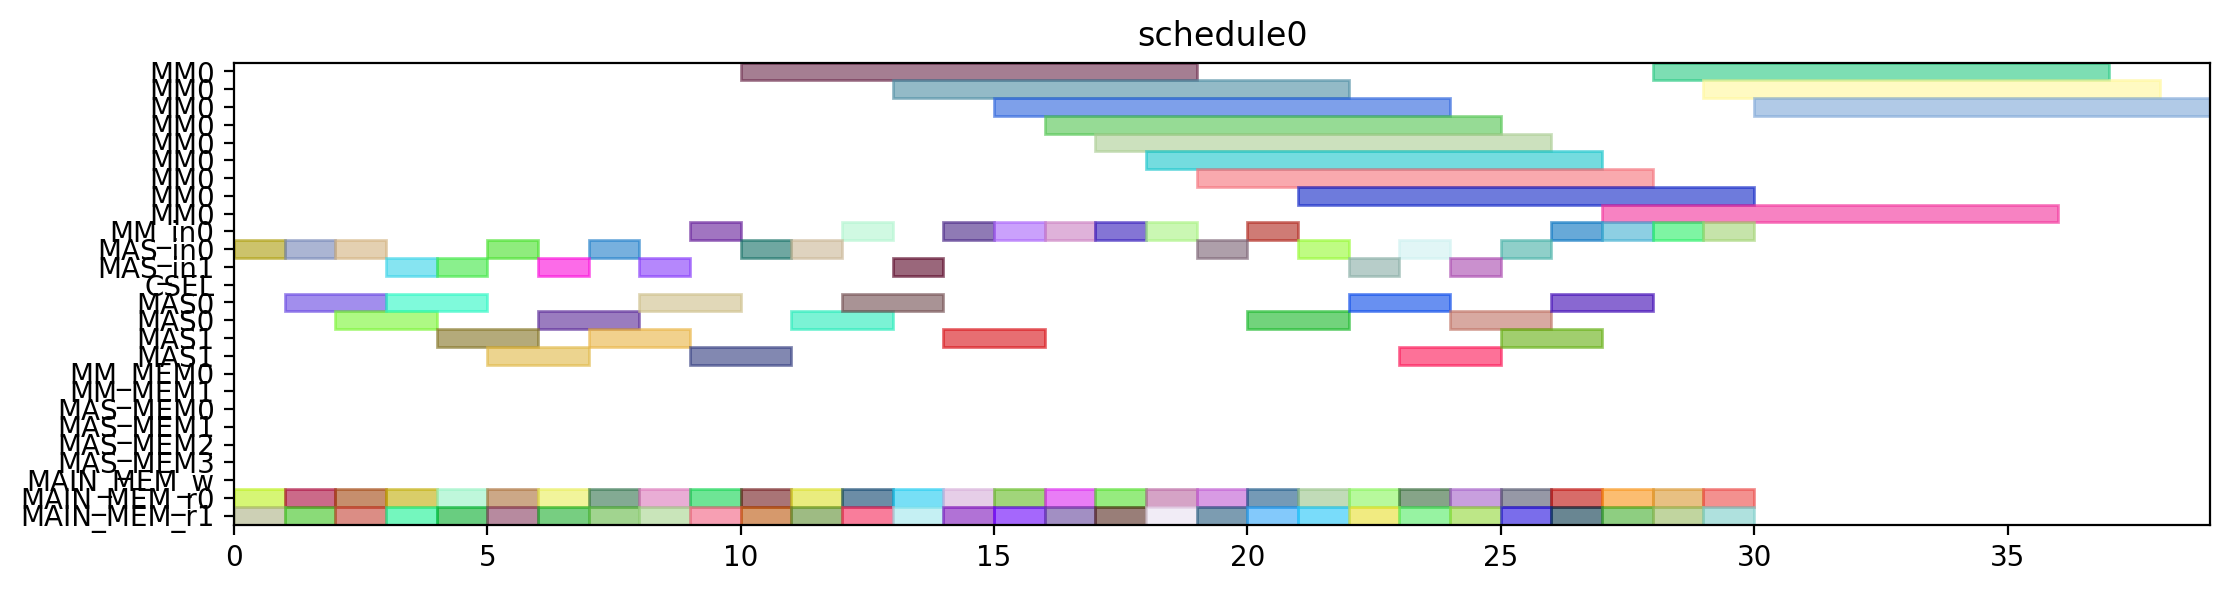

Reproduce this figure in Python.
from pyschedule import Scenario, solvers, plotters, alt


def solve():
	horizon = 120
	S = Scenario("schedule0", horizon=horizon)

	# resource
	MM = S.Resources('MM', num=1, size=9)
	MM_in = S.Resources('MM_in', num=1)
	MAS_in = S.Resources('MAS_in', num=2)
	CSEL = S.Resource('CSEL')
	MAS = S.Resources('MAS', num=2, size=2, periods=range(1, horizon))
	MM_MEM = S.Resources('MM_MEM', num=2)
	MAS_MEM = S.Resources('MAS_MEM', num=4)
	MAIN_MEM_w = S.Resource('MAIN_MEM_w', size=1)
	MAIN_MEM_r = S.Resources('MAIN_MEM_r', num=2)

	# result of previous scheduling

	# new tasks
	c_t0_t0_t0 = S.Task('c_t0_t0_t0', length=9, delay_cost=1)
	c_t0_t0_t0 += alt(MM)
	c_t0_t0_t0_in = S.Task('c_t0_t0_t0_in', length=1, delay_cost=1)
	c_t0_t0_t0_in += alt(MM_in)
	S += c_t0_t0_t0_in*MM_in[0]<=c_t0_t0_t0*MM[0]
	c_t0_t0_t0_mem0 = S.Task('c_t0_t0_t0_mem0', length=1, delay_cost=1)
	c_t0_t0_t0_mem0 += MAIN_MEM_r[0]
	S += c_t0_t0_t0_mem0 <= c_t0_t0_t0

	c_t0_t0_t0_mem1 = S.Task('c_t0_t0_t0_mem1', length=1, delay_cost=1)
	c_t0_t0_t0_mem1 += MAIN_MEM_r[1]
	S += c_t0_t0_t0_mem1 <= c_t0_t0_t0

	c_t0_t0_t1 = S.Task('c_t0_t0_t1', length=9, delay_cost=1)
	c_t0_t0_t1 += alt(MM)
	c_t0_t0_t1_in = S.Task('c_t0_t0_t1_in', length=1, delay_cost=1)
	c_t0_t0_t1_in += alt(MM_in)
	S += c_t0_t0_t1_in*MM_in[0]<=c_t0_t0_t1*MM[0]
	c_t0_t0_t1_mem0 = S.Task('c_t0_t0_t1_mem0', length=1, delay_cost=1)
	c_t0_t0_t1_mem0 += MAIN_MEM_r[0]
	S += c_t0_t0_t1_mem0 <= c_t0_t0_t1

	c_t0_t0_t1_mem1 = S.Task('c_t0_t0_t1_mem1', length=1, delay_cost=1)
	c_t0_t0_t1_mem1 += MAIN_MEM_r[1]
	S += c_t0_t0_t1_mem1 <= c_t0_t0_t1

	c_t0_t0_t2 = S.Task('c_t0_t0_t2', length=2, delay_cost=1)
	c_t0_t0_t2 += alt(MAS)
	c_t0_t0_t2_in = S.Task('c_t0_t0_t2_in', length=1, delay_cost=1)
	c_t0_t0_t2_in += alt(MAS_in)
	S += c_t0_t0_t2_in*MAS_in[0]<=c_t0_t0_t2*MAS[0]

	S += c_t0_t0_t2_in*MAS_in[1]<=c_t0_t0_t2*MAS[1]

	c_t0_t0_t2_mem0 = S.Task('c_t0_t0_t2_mem0', length=1, delay_cost=1)
	c_t0_t0_t2_mem0 += MAIN_MEM_r[0]
	S += c_t0_t0_t2_mem0 <= c_t0_t0_t2

	c_t0_t0_t2_mem1 = S.Task('c_t0_t0_t2_mem1', length=1, delay_cost=1)
	c_t0_t0_t2_mem1 += MAIN_MEM_r[1]
	S += c_t0_t0_t2_mem1 <= c_t0_t0_t2

	c_t0_t0_t3 = S.Task('c_t0_t0_t3', length=2, delay_cost=1)
	c_t0_t0_t3 += alt(MAS)
	c_t0_t0_t3_in = S.Task('c_t0_t0_t3_in', length=1, delay_cost=1)
	c_t0_t0_t3_in += alt(MAS_in)
	S += c_t0_t0_t3_in*MAS_in[0]<=c_t0_t0_t3*MAS[0]

	S += c_t0_t0_t3_in*MAS_in[1]<=c_t0_t0_t3*MAS[1]

	c_t0_t0_t3_mem0 = S.Task('c_t0_t0_t3_mem0', length=1, delay_cost=1)
	c_t0_t0_t3_mem0 += MAIN_MEM_r[0]
	S += c_t0_t0_t3_mem0 <= c_t0_t0_t3

	c_t0_t0_t3_mem1 = S.Task('c_t0_t0_t3_mem1', length=1, delay_cost=1)
	c_t0_t0_t3_mem1 += MAIN_MEM_r[1]
	S += c_t0_t0_t3_mem1 <= c_t0_t0_t3

	c_t0_t1_t0 = S.Task('c_t0_t1_t0', length=9, delay_cost=1)
	c_t0_t1_t0 += alt(MM)
	c_t0_t1_t0_in = S.Task('c_t0_t1_t0_in', length=1, delay_cost=1)
	c_t0_t1_t0_in += alt(MM_in)
	S += c_t0_t1_t0_in*MM_in[0]<=c_t0_t1_t0*MM[0]
	c_t0_t1_t0_mem0 = S.Task('c_t0_t1_t0_mem0', length=1, delay_cost=1)
	c_t0_t1_t0_mem0 += MAIN_MEM_r[0]
	S += c_t0_t1_t0_mem0 <= c_t0_t1_t0

	c_t0_t1_t0_mem1 = S.Task('c_t0_t1_t0_mem1', length=1, delay_cost=1)
	c_t0_t1_t0_mem1 += MAIN_MEM_r[1]
	S += c_t0_t1_t0_mem1 <= c_t0_t1_t0

	c_t0_t1_t1 = S.Task('c_t0_t1_t1', length=9, delay_cost=1)
	c_t0_t1_t1 += alt(MM)
	c_t0_t1_t1_in = S.Task('c_t0_t1_t1_in', length=1, delay_cost=1)
	c_t0_t1_t1_in += alt(MM_in)
	S += c_t0_t1_t1_in*MM_in[0]<=c_t0_t1_t1*MM[0]
	c_t0_t1_t1_mem0 = S.Task('c_t0_t1_t1_mem0', length=1, delay_cost=1)
	c_t0_t1_t1_mem0 += MAIN_MEM_r[0]
	S += c_t0_t1_t1_mem0 <= c_t0_t1_t1

	c_t0_t1_t1_mem1 = S.Task('c_t0_t1_t1_mem1', length=1, delay_cost=1)
	c_t0_t1_t1_mem1 += MAIN_MEM_r[1]
	S += c_t0_t1_t1_mem1 <= c_t0_t1_t1

	c_t0_t1_t2 = S.Task('c_t0_t1_t2', length=2, delay_cost=1)
	c_t0_t1_t2 += alt(MAS)
	c_t0_t1_t2_in = S.Task('c_t0_t1_t2_in', length=1, delay_cost=1)
	c_t0_t1_t2_in += alt(MAS_in)
	S += c_t0_t1_t2_in*MAS_in[0]<=c_t0_t1_t2*MAS[0]

	S += c_t0_t1_t2_in*MAS_in[1]<=c_t0_t1_t2*MAS[1]

	c_t0_t1_t2_mem0 = S.Task('c_t0_t1_t2_mem0', length=1, delay_cost=1)
	c_t0_t1_t2_mem0 += MAIN_MEM_r[0]
	S += c_t0_t1_t2_mem0 <= c_t0_t1_t2

	c_t0_t1_t2_mem1 = S.Task('c_t0_t1_t2_mem1', length=1, delay_cost=1)
	c_t0_t1_t2_mem1 += MAIN_MEM_r[1]
	S += c_t0_t1_t2_mem1 <= c_t0_t1_t2

	c_t0_t1_t3 = S.Task('c_t0_t1_t3', length=2, delay_cost=1)
	c_t0_t1_t3 += alt(MAS)
	c_t0_t1_t3_in = S.Task('c_t0_t1_t3_in', length=1, delay_cost=1)
	c_t0_t1_t3_in += alt(MAS_in)
	S += c_t0_t1_t3_in*MAS_in[0]<=c_t0_t1_t3*MAS[0]

	S += c_t0_t1_t3_in*MAS_in[1]<=c_t0_t1_t3*MAS[1]

	c_t0_t1_t3_mem0 = S.Task('c_t0_t1_t3_mem0', length=1, delay_cost=1)
	c_t0_t1_t3_mem0 += MAIN_MEM_r[0]
	S += c_t0_t1_t3_mem0 <= c_t0_t1_t3

	c_t0_t1_t3_mem1 = S.Task('c_t0_t1_t3_mem1', length=1, delay_cost=1)
	c_t0_t1_t3_mem1 += MAIN_MEM_r[1]
	S += c_t0_t1_t3_mem1 <= c_t0_t1_t3

	c_t0_t20 = S.Task('c_t0_t20', length=2, delay_cost=1)
	c_t0_t20 += alt(MAS)
	c_t0_t20_in = S.Task('c_t0_t20_in', length=1, delay_cost=1)
	c_t0_t20_in += alt(MAS_in)
	S += c_t0_t20_in*MAS_in[0]<=c_t0_t20*MAS[0]

	S += c_t0_t20_in*MAS_in[1]<=c_t0_t20*MAS[1]

	c_t0_t20_mem0 = S.Task('c_t0_t20_mem0', length=1, delay_cost=1)
	c_t0_t20_mem0 += MAIN_MEM_r[0]
	S += c_t0_t20_mem0 <= c_t0_t20

	c_t0_t20_mem1 = S.Task('c_t0_t20_mem1', length=1, delay_cost=1)
	c_t0_t20_mem1 += MAIN_MEM_r[1]
	S += c_t0_t20_mem1 <= c_t0_t20

	c_t0_t21 = S.Task('c_t0_t21', length=2, delay_cost=1)
	c_t0_t21 += alt(MAS)
	c_t0_t21_in = S.Task('c_t0_t21_in', length=1, delay_cost=1)
	c_t0_t21_in += alt(MAS_in)
	S += c_t0_t21_in*MAS_in[0]<=c_t0_t21*MAS[0]

	S += c_t0_t21_in*MAS_in[1]<=c_t0_t21*MAS[1]

	c_t0_t21_mem0 = S.Task('c_t0_t21_mem0', length=1, delay_cost=1)
	c_t0_t21_mem0 += MAIN_MEM_r[0]
	S += c_t0_t21_mem0 <= c_t0_t21

	c_t0_t21_mem1 = S.Task('c_t0_t21_mem1', length=1, delay_cost=1)
	c_t0_t21_mem1 += MAIN_MEM_r[1]
	S += c_t0_t21_mem1 <= c_t0_t21

	c_t0_t30 = S.Task('c_t0_t30', length=2, delay_cost=1)
	c_t0_t30 += alt(MAS)
	c_t0_t30_in = S.Task('c_t0_t30_in', length=1, delay_cost=1)
	c_t0_t30_in += alt(MAS_in)
	S += c_t0_t30_in*MAS_in[0]<=c_t0_t30*MAS[0]

	S += c_t0_t30_in*MAS_in[1]<=c_t0_t30*MAS[1]

	c_t0_t30_mem0 = S.Task('c_t0_t30_mem0', length=1, delay_cost=1)
	c_t0_t30_mem0 += MAIN_MEM_r[0]
	S += c_t0_t30_mem0 <= c_t0_t30

	c_t0_t30_mem1 = S.Task('c_t0_t30_mem1', length=1, delay_cost=1)
	c_t0_t30_mem1 += MAIN_MEM_r[1]
	S += c_t0_t30_mem1 <= c_t0_t30

	c_t0_t31 = S.Task('c_t0_t31', length=2, delay_cost=1)
	c_t0_t31 += alt(MAS)
	c_t0_t31_in = S.Task('c_t0_t31_in', length=1, delay_cost=1)
	c_t0_t31_in += alt(MAS_in)
	S += c_t0_t31_in*MAS_in[0]<=c_t0_t31*MAS[0]

	S += c_t0_t31_in*MAS_in[1]<=c_t0_t31*MAS[1]

	c_t0_t31_mem0 = S.Task('c_t0_t31_mem0', length=1, delay_cost=1)
	c_t0_t31_mem0 += MAIN_MEM_r[0]
	S += c_t0_t31_mem0 <= c_t0_t31

	c_t0_t31_mem1 = S.Task('c_t0_t31_mem1', length=1, delay_cost=1)
	c_t0_t31_mem1 += MAIN_MEM_r[1]
	S += c_t0_t31_mem1 <= c_t0_t31

	c_t1_t0_t0 = S.Task('c_t1_t0_t0', length=9, delay_cost=1)
	c_t1_t0_t0 += alt(MM)
	c_t1_t0_t0_in = S.Task('c_t1_t0_t0_in', length=1, delay_cost=1)
	c_t1_t0_t0_in += alt(MM_in)
	S += c_t1_t0_t0_in*MM_in[0]<=c_t1_t0_t0*MM[0]
	c_t1_t0_t0_mem0 = S.Task('c_t1_t0_t0_mem0', length=1, delay_cost=1)
	c_t1_t0_t0_mem0 += MAIN_MEM_r[0]
	S += c_t1_t0_t0_mem0 <= c_t1_t0_t0

	c_t1_t0_t0_mem1 = S.Task('c_t1_t0_t0_mem1', length=1, delay_cost=1)
	c_t1_t0_t0_mem1 += MAIN_MEM_r[1]
	S += c_t1_t0_t0_mem1 <= c_t1_t0_t0

	c_t1_t0_t1 = S.Task('c_t1_t0_t1', length=9, delay_cost=1)
	c_t1_t0_t1 += alt(MM)
	c_t1_t0_t1_in = S.Task('c_t1_t0_t1_in', length=1, delay_cost=1)
	c_t1_t0_t1_in += alt(MM_in)
	S += c_t1_t0_t1_in*MM_in[0]<=c_t1_t0_t1*MM[0]
	c_t1_t0_t1_mem0 = S.Task('c_t1_t0_t1_mem0', length=1, delay_cost=1)
	c_t1_t0_t1_mem0 += MAIN_MEM_r[0]
	S += c_t1_t0_t1_mem0 <= c_t1_t0_t1

	c_t1_t0_t1_mem1 = S.Task('c_t1_t0_t1_mem1', length=1, delay_cost=1)
	c_t1_t0_t1_mem1 += MAIN_MEM_r[1]
	S += c_t1_t0_t1_mem1 <= c_t1_t0_t1

	c_t1_t0_t2 = S.Task('c_t1_t0_t2', length=2, delay_cost=1)
	c_t1_t0_t2 += alt(MAS)
	c_t1_t0_t2_in = S.Task('c_t1_t0_t2_in', length=1, delay_cost=1)
	c_t1_t0_t2_in += alt(MAS_in)
	S += c_t1_t0_t2_in*MAS_in[0]<=c_t1_t0_t2*MAS[0]

	S += c_t1_t0_t2_in*MAS_in[1]<=c_t1_t0_t2*MAS[1]

	c_t1_t0_t2_mem0 = S.Task('c_t1_t0_t2_mem0', length=1, delay_cost=1)
	c_t1_t0_t2_mem0 += MAIN_MEM_r[0]
	S += c_t1_t0_t2_mem0 <= c_t1_t0_t2

	c_t1_t0_t2_mem1 = S.Task('c_t1_t0_t2_mem1', length=1, delay_cost=1)
	c_t1_t0_t2_mem1 += MAIN_MEM_r[1]
	S += c_t1_t0_t2_mem1 <= c_t1_t0_t2

	c_t1_t0_t3 = S.Task('c_t1_t0_t3', length=2, delay_cost=1)
	c_t1_t0_t3 += alt(MAS)
	c_t1_t0_t3_in = S.Task('c_t1_t0_t3_in', length=1, delay_cost=1)
	c_t1_t0_t3_in += alt(MAS_in)
	S += c_t1_t0_t3_in*MAS_in[0]<=c_t1_t0_t3*MAS[0]

	S += c_t1_t0_t3_in*MAS_in[1]<=c_t1_t0_t3*MAS[1]

	c_t1_t0_t3_mem0 = S.Task('c_t1_t0_t3_mem0', length=1, delay_cost=1)
	c_t1_t0_t3_mem0 += MAIN_MEM_r[0]
	S += c_t1_t0_t3_mem0 <= c_t1_t0_t3

	c_t1_t0_t3_mem1 = S.Task('c_t1_t0_t3_mem1', length=1, delay_cost=1)
	c_t1_t0_t3_mem1 += MAIN_MEM_r[1]
	S += c_t1_t0_t3_mem1 <= c_t1_t0_t3

	c_t1_t1_t0 = S.Task('c_t1_t1_t0', length=9, delay_cost=1)
	c_t1_t1_t0 += alt(MM)
	c_t1_t1_t0_in = S.Task('c_t1_t1_t0_in', length=1, delay_cost=1)
	c_t1_t1_t0_in += alt(MM_in)
	S += c_t1_t1_t0_in*MM_in[0]<=c_t1_t1_t0*MM[0]
	c_t1_t1_t0_mem0 = S.Task('c_t1_t1_t0_mem0', length=1, delay_cost=1)
	c_t1_t1_t0_mem0 += MAIN_MEM_r[0]
	S += c_t1_t1_t0_mem0 <= c_t1_t1_t0

	c_t1_t1_t0_mem1 = S.Task('c_t1_t1_t0_mem1', length=1, delay_cost=1)
	c_t1_t1_t0_mem1 += MAIN_MEM_r[1]
	S += c_t1_t1_t0_mem1 <= c_t1_t1_t0

	c_t1_t1_t1 = S.Task('c_t1_t1_t1', length=9, delay_cost=1)
	c_t1_t1_t1 += alt(MM)
	c_t1_t1_t1_in = S.Task('c_t1_t1_t1_in', length=1, delay_cost=1)
	c_t1_t1_t1_in += alt(MM_in)
	S += c_t1_t1_t1_in*MM_in[0]<=c_t1_t1_t1*MM[0]
	c_t1_t1_t1_mem0 = S.Task('c_t1_t1_t1_mem0', length=1, delay_cost=1)
	c_t1_t1_t1_mem0 += MAIN_MEM_r[0]
	S += c_t1_t1_t1_mem0 <= c_t1_t1_t1

	c_t1_t1_t1_mem1 = S.Task('c_t1_t1_t1_mem1', length=1, delay_cost=1)
	c_t1_t1_t1_mem1 += MAIN_MEM_r[1]
	S += c_t1_t1_t1_mem1 <= c_t1_t1_t1

	c_t1_t1_t2 = S.Task('c_t1_t1_t2', length=2, delay_cost=1)
	c_t1_t1_t2 += alt(MAS)
	c_t1_t1_t2_in = S.Task('c_t1_t1_t2_in', length=1, delay_cost=1)
	c_t1_t1_t2_in += alt(MAS_in)
	S += c_t1_t1_t2_in*MAS_in[0]<=c_t1_t1_t2*MAS[0]

	S += c_t1_t1_t2_in*MAS_in[1]<=c_t1_t1_t2*MAS[1]

	c_t1_t1_t2_mem0 = S.Task('c_t1_t1_t2_mem0', length=1, delay_cost=1)
	c_t1_t1_t2_mem0 += MAIN_MEM_r[0]
	S += c_t1_t1_t2_mem0 <= c_t1_t1_t2

	c_t1_t1_t2_mem1 = S.Task('c_t1_t1_t2_mem1', length=1, delay_cost=1)
	c_t1_t1_t2_mem1 += MAIN_MEM_r[1]
	S += c_t1_t1_t2_mem1 <= c_t1_t1_t2

	c_t1_t1_t3 = S.Task('c_t1_t1_t3', length=2, delay_cost=1)
	c_t1_t1_t3 += alt(MAS)
	c_t1_t1_t3_in = S.Task('c_t1_t1_t3_in', length=1, delay_cost=1)
	c_t1_t1_t3_in += alt(MAS_in)
	S += c_t1_t1_t3_in*MAS_in[0]<=c_t1_t1_t3*MAS[0]

	S += c_t1_t1_t3_in*MAS_in[1]<=c_t1_t1_t3*MAS[1]

	c_t1_t1_t3_mem0 = S.Task('c_t1_t1_t3_mem0', length=1, delay_cost=1)
	c_t1_t1_t3_mem0 += MAIN_MEM_r[0]
	S += c_t1_t1_t3_mem0 <= c_t1_t1_t3

	c_t1_t1_t3_mem1 = S.Task('c_t1_t1_t3_mem1', length=1, delay_cost=1)
	c_t1_t1_t3_mem1 += MAIN_MEM_r[1]
	S += c_t1_t1_t3_mem1 <= c_t1_t1_t3

	c_t1_t20 = S.Task('c_t1_t20', length=2, delay_cost=1)
	c_t1_t20 += alt(MAS)
	c_t1_t20_in = S.Task('c_t1_t20_in', length=1, delay_cost=1)
	c_t1_t20_in += alt(MAS_in)
	S += c_t1_t20_in*MAS_in[0]<=c_t1_t20*MAS[0]

	S += c_t1_t20_in*MAS_in[1]<=c_t1_t20*MAS[1]

	c_t1_t20_mem0 = S.Task('c_t1_t20_mem0', length=1, delay_cost=1)
	c_t1_t20_mem0 += MAIN_MEM_r[0]
	S += c_t1_t20_mem0 <= c_t1_t20

	c_t1_t20_mem1 = S.Task('c_t1_t20_mem1', length=1, delay_cost=1)
	c_t1_t20_mem1 += MAIN_MEM_r[1]
	S += c_t1_t20_mem1 <= c_t1_t20

	c_t1_t21 = S.Task('c_t1_t21', length=2, delay_cost=1)
	c_t1_t21 += alt(MAS)
	c_t1_t21_in = S.Task('c_t1_t21_in', length=1, delay_cost=1)
	c_t1_t21_in += alt(MAS_in)
	S += c_t1_t21_in*MAS_in[0]<=c_t1_t21*MAS[0]

	S += c_t1_t21_in*MAS_in[1]<=c_t1_t21*MAS[1]

	c_t1_t21_mem0 = S.Task('c_t1_t21_mem0', length=1, delay_cost=1)
	c_t1_t21_mem0 += MAIN_MEM_r[0]
	S += c_t1_t21_mem0 <= c_t1_t21

	c_t1_t21_mem1 = S.Task('c_t1_t21_mem1', length=1, delay_cost=1)
	c_t1_t21_mem1 += MAIN_MEM_r[1]
	S += c_t1_t21_mem1 <= c_t1_t21

	c_t1_t30 = S.Task('c_t1_t30', length=2, delay_cost=1)
	c_t1_t30 += alt(MAS)
	c_t1_t30_in = S.Task('c_t1_t30_in', length=1, delay_cost=1)
	c_t1_t30_in += alt(MAS_in)
	S += c_t1_t30_in*MAS_in[0]<=c_t1_t30*MAS[0]

	S += c_t1_t30_in*MAS_in[1]<=c_t1_t30*MAS[1]

	c_t1_t30_mem0 = S.Task('c_t1_t30_mem0', length=1, delay_cost=1)
	c_t1_t30_mem0 += MAIN_MEM_r[0]
	S += c_t1_t30_mem0 <= c_t1_t30

	c_t1_t30_mem1 = S.Task('c_t1_t30_mem1', length=1, delay_cost=1)
	c_t1_t30_mem1 += MAIN_MEM_r[1]
	S += c_t1_t30_mem1 <= c_t1_t30

	c_t1_t31 = S.Task('c_t1_t31', length=2, delay_cost=1)
	c_t1_t31 += alt(MAS)
	c_t1_t31_in = S.Task('c_t1_t31_in', length=1, delay_cost=1)
	c_t1_t31_in += alt(MAS_in)
	S += c_t1_t31_in*MAS_in[0]<=c_t1_t31*MAS[0]

	S += c_t1_t31_in*MAS_in[1]<=c_t1_t31*MAS[1]

	c_t1_t31_mem0 = S.Task('c_t1_t31_mem0', length=1, delay_cost=1)
	c_t1_t31_mem0 += MAIN_MEM_r[0]
	S += c_t1_t31_mem0 <= c_t1_t31

	c_t1_t31_mem1 = S.Task('c_t1_t31_mem1', length=1, delay_cost=1)
	c_t1_t31_mem1 += MAIN_MEM_r[1]
	S += c_t1_t31_mem1 <= c_t1_t31

	c_t2_t0_t0 = S.Task('c_t2_t0_t0', length=9, delay_cost=1)
	c_t2_t0_t0 += alt(MM)
	c_t2_t0_t0_in = S.Task('c_t2_t0_t0_in', length=1, delay_cost=1)
	c_t2_t0_t0_in += alt(MM_in)
	S += c_t2_t0_t0_in*MM_in[0]<=c_t2_t0_t0*MM[0]
	c_t2_t0_t0_mem0 = S.Task('c_t2_t0_t0_mem0', length=1, delay_cost=1)
	c_t2_t0_t0_mem0 += MAIN_MEM_r[0]
	S += c_t2_t0_t0_mem0 <= c_t2_t0_t0

	c_t2_t0_t0_mem1 = S.Task('c_t2_t0_t0_mem1', length=1, delay_cost=1)
	c_t2_t0_t0_mem1 += MAIN_MEM_r[1]
	S += c_t2_t0_t0_mem1 <= c_t2_t0_t0

	c_t2_t0_t1 = S.Task('c_t2_t0_t1', length=9, delay_cost=1)
	c_t2_t0_t1 += alt(MM)
	c_t2_t0_t1_in = S.Task('c_t2_t0_t1_in', length=1, delay_cost=1)
	c_t2_t0_t1_in += alt(MM_in)
	S += c_t2_t0_t1_in*MM_in[0]<=c_t2_t0_t1*MM[0]
	c_t2_t0_t1_mem0 = S.Task('c_t2_t0_t1_mem0', length=1, delay_cost=1)
	c_t2_t0_t1_mem0 += MAIN_MEM_r[0]
	S += c_t2_t0_t1_mem0 <= c_t2_t0_t1

	c_t2_t0_t1_mem1 = S.Task('c_t2_t0_t1_mem1', length=1, delay_cost=1)
	c_t2_t0_t1_mem1 += MAIN_MEM_r[1]
	S += c_t2_t0_t1_mem1 <= c_t2_t0_t1

	c_t2_t0_t2 = S.Task('c_t2_t0_t2', length=2, delay_cost=1)
	c_t2_t0_t2 += alt(MAS)
	c_t2_t0_t2_in = S.Task('c_t2_t0_t2_in', length=1, delay_cost=1)
	c_t2_t0_t2_in += alt(MAS_in)
	S += c_t2_t0_t2_in*MAS_in[0]<=c_t2_t0_t2*MAS[0]

	S += c_t2_t0_t2_in*MAS_in[1]<=c_t2_t0_t2*MAS[1]

	c_t2_t0_t2_mem0 = S.Task('c_t2_t0_t2_mem0', length=1, delay_cost=1)
	c_t2_t0_t2_mem0 += MAIN_MEM_r[0]
	S += c_t2_t0_t2_mem0 <= c_t2_t0_t2

	c_t2_t0_t2_mem1 = S.Task('c_t2_t0_t2_mem1', length=1, delay_cost=1)
	c_t2_t0_t2_mem1 += MAIN_MEM_r[1]
	S += c_t2_t0_t2_mem1 <= c_t2_t0_t2

	c_t2_t0_t3 = S.Task('c_t2_t0_t3', length=2, delay_cost=1)
	c_t2_t0_t3 += alt(MAS)
	c_t2_t0_t3_in = S.Task('c_t2_t0_t3_in', length=1, delay_cost=1)
	c_t2_t0_t3_in += alt(MAS_in)
	S += c_t2_t0_t3_in*MAS_in[0]<=c_t2_t0_t3*MAS[0]

	S += c_t2_t0_t3_in*MAS_in[1]<=c_t2_t0_t3*MAS[1]

	c_t2_t0_t3_mem0 = S.Task('c_t2_t0_t3_mem0', length=1, delay_cost=1)
	c_t2_t0_t3_mem0 += MAIN_MEM_r[0]
	S += c_t2_t0_t3_mem0 <= c_t2_t0_t3

	c_t2_t0_t3_mem1 = S.Task('c_t2_t0_t3_mem1', length=1, delay_cost=1)
	c_t2_t0_t3_mem1 += MAIN_MEM_r[1]
	S += c_t2_t0_t3_mem1 <= c_t2_t0_t3

	c_t2_t1_t0 = S.Task('c_t2_t1_t0', length=9, delay_cost=1)
	c_t2_t1_t0 += alt(MM)
	c_t2_t1_t0_in = S.Task('c_t2_t1_t0_in', length=1, delay_cost=1)
	c_t2_t1_t0_in += alt(MM_in)
	S += c_t2_t1_t0_in*MM_in[0]<=c_t2_t1_t0*MM[0]
	c_t2_t1_t0_mem0 = S.Task('c_t2_t1_t0_mem0', length=1, delay_cost=1)
	c_t2_t1_t0_mem0 += MAIN_MEM_r[0]
	S += c_t2_t1_t0_mem0 <= c_t2_t1_t0

	c_t2_t1_t0_mem1 = S.Task('c_t2_t1_t0_mem1', length=1, delay_cost=1)
	c_t2_t1_t0_mem1 += MAIN_MEM_r[1]
	S += c_t2_t1_t0_mem1 <= c_t2_t1_t0

	c_t2_t1_t1 = S.Task('c_t2_t1_t1', length=9, delay_cost=1)
	c_t2_t1_t1 += alt(MM)
	c_t2_t1_t1_in = S.Task('c_t2_t1_t1_in', length=1, delay_cost=1)
	c_t2_t1_t1_in += alt(MM_in)
	S += c_t2_t1_t1_in*MM_in[0]<=c_t2_t1_t1*MM[0]
	c_t2_t1_t1_mem0 = S.Task('c_t2_t1_t1_mem0', length=1, delay_cost=1)
	c_t2_t1_t1_mem0 += MAIN_MEM_r[0]
	S += c_t2_t1_t1_mem0 <= c_t2_t1_t1

	c_t2_t1_t1_mem1 = S.Task('c_t2_t1_t1_mem1', length=1, delay_cost=1)
	c_t2_t1_t1_mem1 += MAIN_MEM_r[1]
	S += c_t2_t1_t1_mem1 <= c_t2_t1_t1

	solvers.mip.solve(S,msg=1,kind='CPLEX',ratio_gap=1.01)

	solution = [['hoge']*len(S.solution()[1]) for i in range(len(S.solution()))]
	for i in range(len(S.solution())):
		for j in range(len(S.solution()[i])):
			solution[i][j]=str(S.solution()[i][j])
	print(solution)

	cycles = int(solution[-1][3])

	pic_file_name = "/mnt/rose/usr1/fukuda/ABE/multiRAM_multiMAS_16mux/scheduling_result/stage9MM1_stage2MAS2/MUL/schedule0.png"
	if(S.solution() != []):
		plotters.matplotlib.plot(S,img_filename=pic_file_name, show_task_labels=False, fig_size=(cycles*0.25+3, 3))

	return solution
